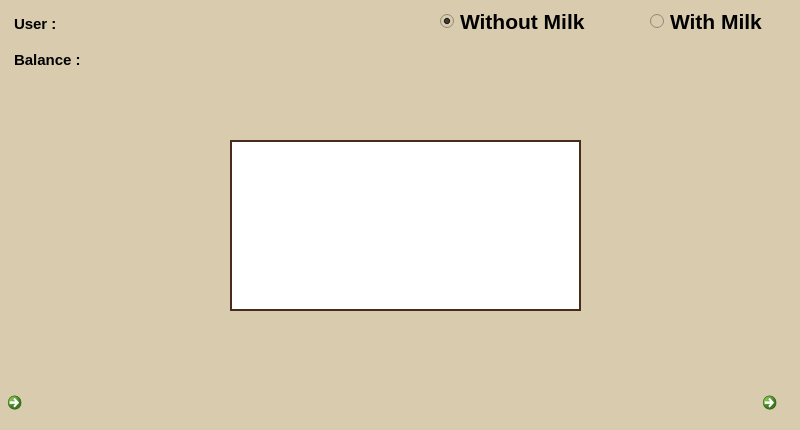
<?xml version="1.0" encoding="UTF-8"?>
<ui version="4.0">
 <class>Dialog</class>
 <widget class="QDialog" name="Dialog">
  <property name="geometry">
   <rect>
    <x>0</x>
    <y>0</y>
    <width>800</width>
    <height>430</height>
   </rect>
  </property>
  <property name="windowTitle">
   <string>Dialog</string>
  </property>
  <property name="styleSheet">
   <string notr="true">background : rgb(217, 203, 174);
border: none;</string>
  </property>
  <widget class="QTextEdit" name="textEdit">
   <property name="geometry">
    <rect>
     <x>10</x>
     <y>11</y>
     <width>181</width>
     <height>61</height>
    </rect>
   </property>
   <property name="font">
    <font>
     <weight>50</weight>
     <bold>false</bold>
    </font>
   </property>
   <property name="focusPolicy">
    <enum>Qt::NoFocus</enum>
   </property>
   <property name="verticalScrollBarPolicy">
    <enum>Qt::ScrollBarAlwaysOff</enum>
   </property>
   <property name="horizontalScrollBarPolicy">
    <enum>Qt::ScrollBarAlwaysOff</enum>
   </property>
   <property name="readOnly">
    <bool>true</bool>
   </property>
   <property name="html">
    <string>&lt;!DOCTYPE HTML PUBLIC &quot;-//W3C//DTD HTML 4.0//EN&quot; &quot;http://www.w3.org/TR/REC-html40/strict.dtd&quot;&gt;
&lt;html&gt;&lt;head&gt;&lt;meta name=&quot;qrichtext&quot; content=&quot;1&quot; /&gt;&lt;style type=&quot;text/css&quot;&gt;
p, li { white-space: pre-wrap; }
&lt;/style&gt;&lt;/head&gt;&lt;body style=&quot; font-family:'Ubuntu'; font-size:11pt; font-weight:400; font-style:normal;&quot;&gt;
&lt;p style=&quot; margin-top:0px; margin-bottom:0px; margin-left:0px; margin-right:0px; -qt-block-indent:0; text-indent:0px;&quot;&gt;&lt;span style=&quot; font-weight:600;&quot;&gt;User : &lt;/span&gt;&lt;/p&gt;
&lt;p style=&quot;-qt-paragraph-type:empty; margin-top:0px; margin-bottom:0px; margin-left:0px; margin-right:0px; -qt-block-indent:0; text-indent:0px; font-weight:600;&quot;&gt;&lt;br /&gt;&lt;/p&gt;
&lt;p style=&quot; margin-top:0px; margin-bottom:0px; margin-left:0px; margin-right:0px; -qt-block-indent:0; text-indent:0px;&quot;&gt;&lt;span style=&quot; font-weight:600;&quot;&gt;Balance : &lt;/span&gt;&lt;/p&gt;&lt;/body&gt;&lt;/html&gt;</string>
   </property>
  </widget>
  <widget class="QLineEdit" name="balance">
   <property name="geometry">
    <rect>
     <x>93</x>
     <y>45</y>
     <width>151</width>
     <height>27</height>
    </rect>
   </property>
   <property name="font">
    <font>
     <weight>75</weight>
     <bold>true</bold>
    </font>
   </property>
   <property name="styleSheet">
    <string notr="true">background-color : transparent</string>
   </property>
   <property name="text">
    <string/>
   </property>
   <property name="readOnly">
    <bool>true</bool>
   </property>
  </widget>
  <widget class="QLineEdit" name="user">
   <property name="geometry">
    <rect>
     <x>70</x>
     <y>10</y>
     <width>221</width>
     <height>27</height>
    </rect>
   </property>
   <property name="font">
    <font>
     <weight>75</weight>
     <bold>true</bold>
    </font>
   </property>
   <property name="styleSheet">
    <string notr="true">background-color : transparent</string>
   </property>
   <property name="text">
    <string/>
   </property>
   <property name="readOnly">
    <bool>true</bool>
   </property>
  </widget>
  <widget class="QTextEdit" name="message">
   <property name="geometry">
    <rect>
     <x>230</x>
     <y>140</y>
     <width>351</width>
     <height>171</height>
    </rect>
   </property>
   <property name="font">
    <font>
     <pointsize>16</pointsize>
     <weight>75</weight>
     <bold>true</bold>
    </font>
   </property>
   <property name="styleSheet">
    <string notr="true">background : white;
border : 2px solid rgb(72, 43, 27);</string>
   </property>
   <property name="verticalScrollBarPolicy">
    <enum>Qt::ScrollBarAlwaysOff</enum>
   </property>
   <property name="horizontalScrollBarPolicy">
    <enum>Qt::ScrollBarAlwaysOff</enum>
   </property>
   <property name="sizeAdjustPolicy">
    <enum>QAbstractScrollArea::AdjustIgnored</enum>
   </property>
   <property name="autoFormatting">
    <set>QTextEdit::AutoNone</set>
   </property>
   <property name="readOnly">
    <bool>true</bool>
   </property>
   <property name="html">
    <string>&lt;!DOCTYPE HTML PUBLIC &quot;-//W3C//DTD HTML 4.0//EN&quot; &quot;http://www.w3.org/TR/REC-html40/strict.dtd&quot;&gt;
&lt;html&gt;&lt;head&gt;&lt;meta name=&quot;qrichtext&quot; content=&quot;1&quot; /&gt;&lt;style type=&quot;text/css&quot;&gt;
p, li { white-space: pre-wrap; }
&lt;/style&gt;&lt;/head&gt;&lt;body style=&quot; font-family:'Ubuntu'; font-size:16pt; font-weight:600; font-style:normal;&quot;&gt;
&lt;p align=&quot;center&quot; style=&quot;-qt-paragraph-type:empty; margin-top:0px; margin-bottom:0px; margin-left:0px; margin-right:0px; -qt-block-indent:0; text-indent:0px; font-size:11pt; font-weight:400;&quot;&gt;&lt;br /&gt;&lt;/p&gt;&lt;/body&gt;&lt;/html&gt;</string>
   </property>
   <property name="textInteractionFlags">
    <set>Qt::NoTextInteraction</set>
   </property>
   <property name="placeholderText">
    <string/>
   </property>
  </widget>
  <widget class="QLabel" name="image">
   <property name="geometry">
    <rect>
     <x>0</x>
     <y>80</y>
     <width>800</width>
     <height>311</height>
    </rect>
   </property>
   <property name="text">
    <string/>
   </property>
  </widget>
  <widget class="QCommandLinkButton" name="predButton">
   <property name="geometry">
    <rect>
     <x>0</x>
     <y>385</y>
     <width>45</width>
     <height>45</height>
    </rect>
   </property>
   <property name="focusPolicy">
    <enum>Qt::ClickFocus</enum>
   </property>
   <property name="styleSheet">
    <string notr="true">background-color:transparent;
</string>
   </property>
   <property name="text">
    <string/>
   </property>
   <property name="icon">
    <iconset>
     <normaloff>../../../../../../../../../home/anonym/.designer/res/backIcon.png</normaloff>../../../../../../../../../home/anonym/.designer/res/backIcon.png</iconset>
   </property>
   <property name="iconSize">
    <size>
     <width>40</width>
     <height>40</height>
    </size>
   </property>
  </widget>
  <widget class="QCommandLinkButton" name="nextButton">
   <property name="geometry">
    <rect>
     <x>755</x>
     <y>385</y>
     <width>45</width>
     <height>45</height>
    </rect>
   </property>
   <property name="focusPolicy">
    <enum>Qt::ClickFocus</enum>
   </property>
   <property name="styleSheet">
    <string notr="true">background-color:transparent;
</string>
   </property>
   <property name="text">
    <string/>
   </property>
   <property name="icon">
    <iconset>
     <normaloff>../../../../../../../../../home/anonym/.designer/res/nextIcon.png</normaloff>../../../../../../../../../home/anonym/.designer/res/nextIcon.png</iconset>
   </property>
   <property name="iconSize">
    <size>
     <width>40</width>
     <height>40</height>
    </size>
   </property>
  </widget>
  <widget class="QScrollArea" name="scrollArea">
   <property name="geometry">
    <rect>
     <x>0</x>
     <y>80</y>
     <width>801</width>
     <height>311</height>
    </rect>
   </property>
   <property name="widgetResizable">
    <bool>true</bool>
   </property>
   <widget class="QWidget" name="scrollAreaWidgetContents">
    <property name="geometry">
     <rect>
      <x>0</x>
      <y>0</y>
      <width>801</width>
      <height>311</height>
     </rect>
    </property>
    <widget class="QLabel" name="image2">
     <property name="geometry">
      <rect>
       <x>0</x>
       <y>0</y>
       <width>800</width>
       <height>311</height>
      </rect>
     </property>
     <property name="text">
      <string/>
     </property>
    </widget>
   </widget>
  </widget>
  <widget class="QRadioButton" name="radioWithMilk">
   <property name="geometry">
    <rect>
     <x>650</x>
     <y>10</y>
     <width>140</width>
     <height>22</height>
    </rect>
   </property>
   <property name="font">
    <font>
     <pointsize>16</pointsize>
     <weight>75</weight>
     <bold>true</bold>
    </font>
   </property>
   <property name="text">
    <string>With Milk</string>
   </property>
  </widget>
  <widget class="QRadioButton" name="radioWithoutMilk">
   <property name="geometry">
    <rect>
     <x>440</x>
     <y>10</y>
     <width>171</width>
     <height>22</height>
    </rect>
   </property>
   <property name="font">
    <font>
     <pointsize>16</pointsize>
     <weight>75</weight>
     <bold>true</bold>
    </font>
   </property>
   <property name="text">
    <string>Without Milk</string>
   </property>
   <property name="checked">
    <bool>true</bool>
   </property>
  </widget>
  <zorder>scrollArea</zorder>
  <zorder>image</zorder>
  <zorder>textEdit</zorder>
  <zorder>balance</zorder>
  <zorder>user</zorder>
  <zorder>predButton</zorder>
  <zorder>nextButton</zorder>
  <zorder>message</zorder>
  <zorder>radioWithMilk</zorder>
  <zorder>radioWithoutMilk</zorder>
 </widget>
 <resources/>
 <connections/>
</ui>
